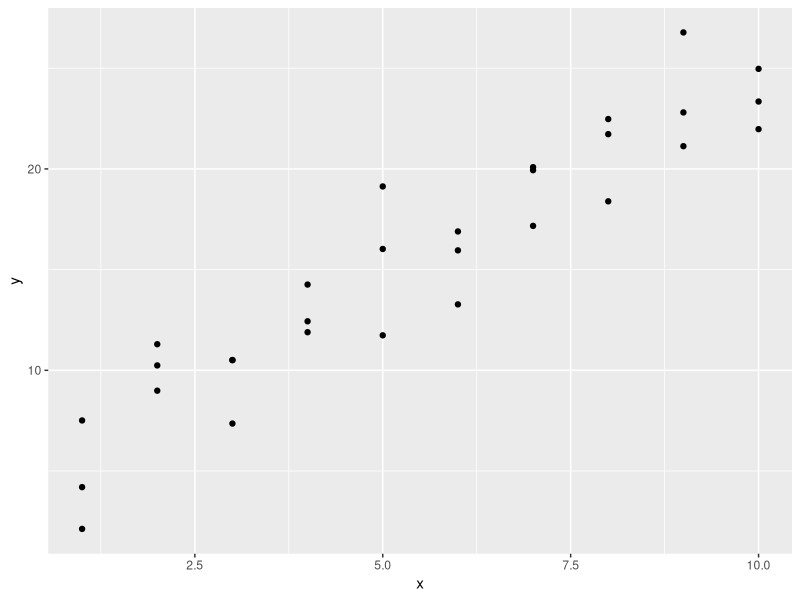
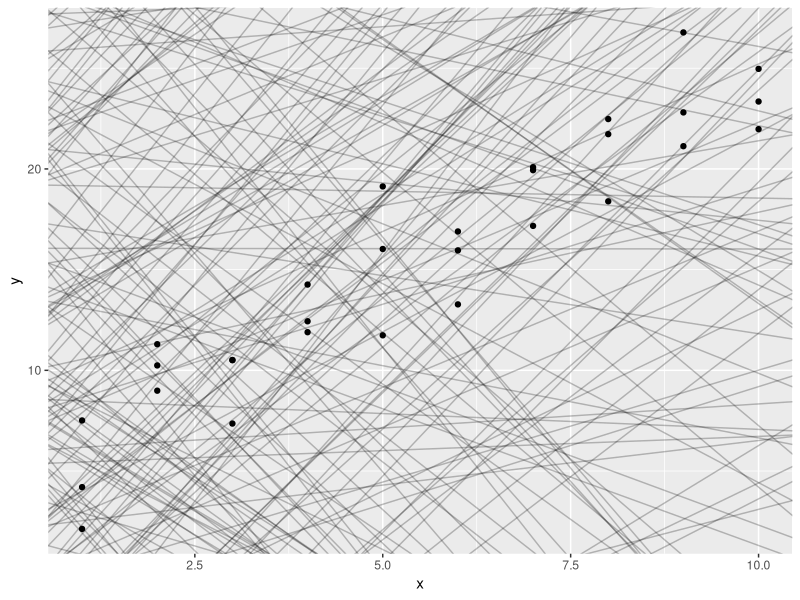
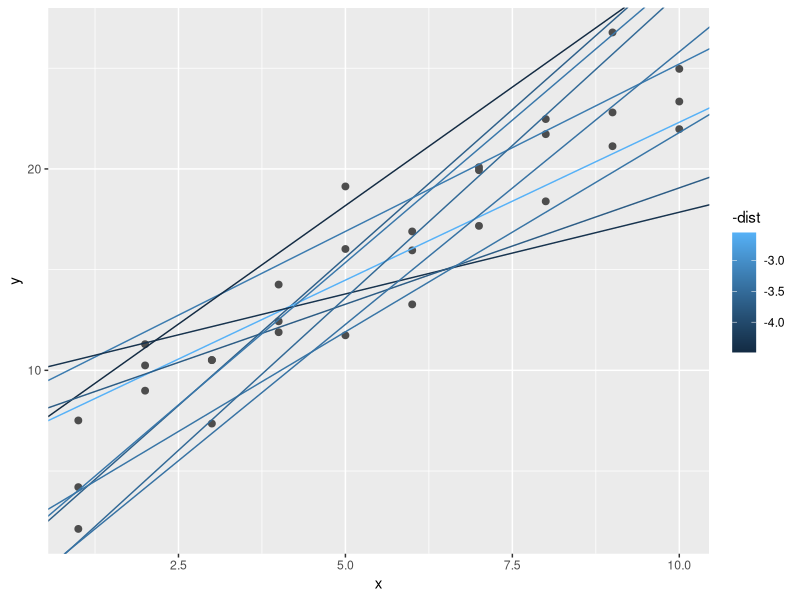
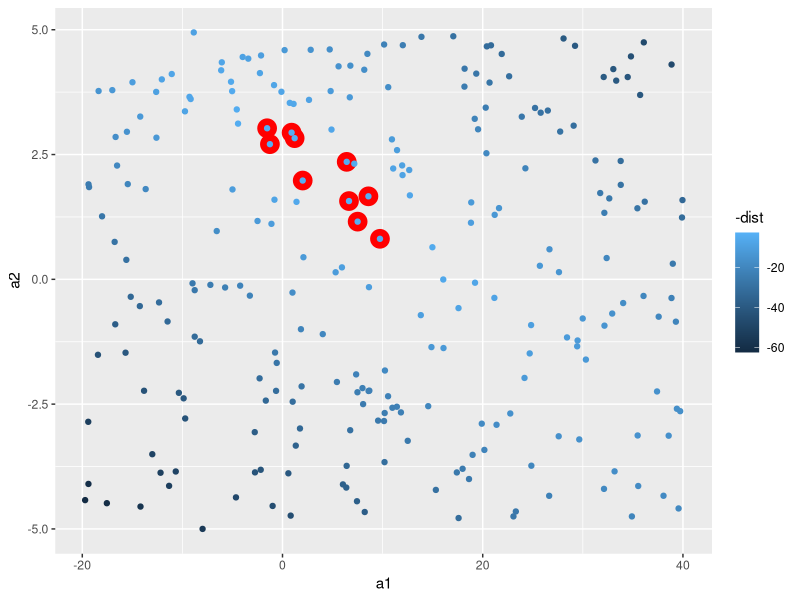
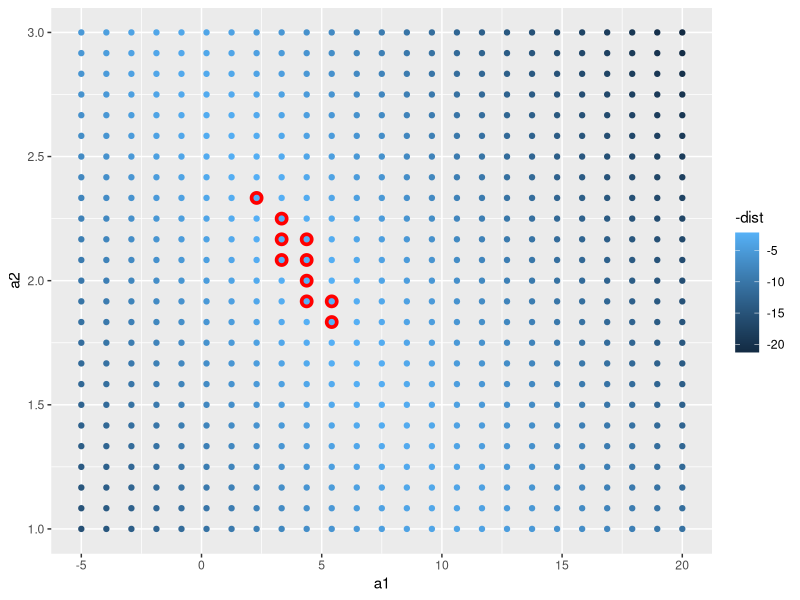
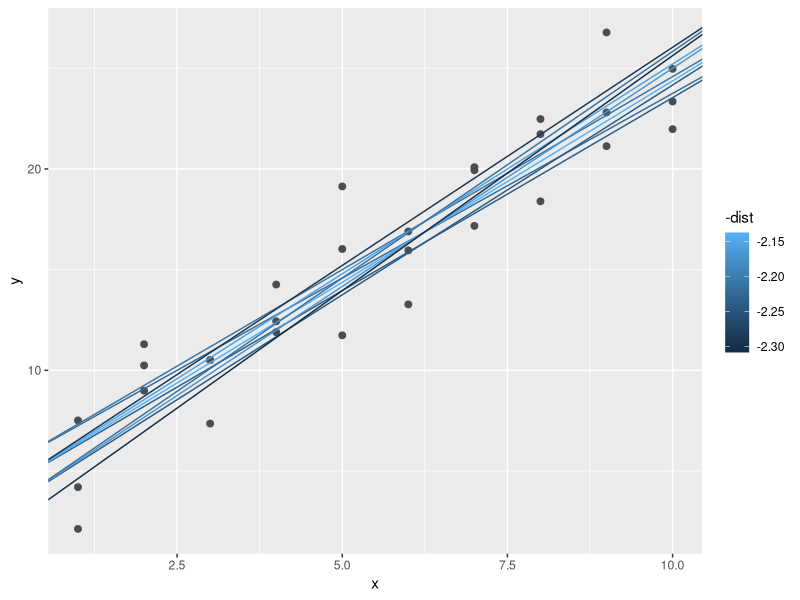
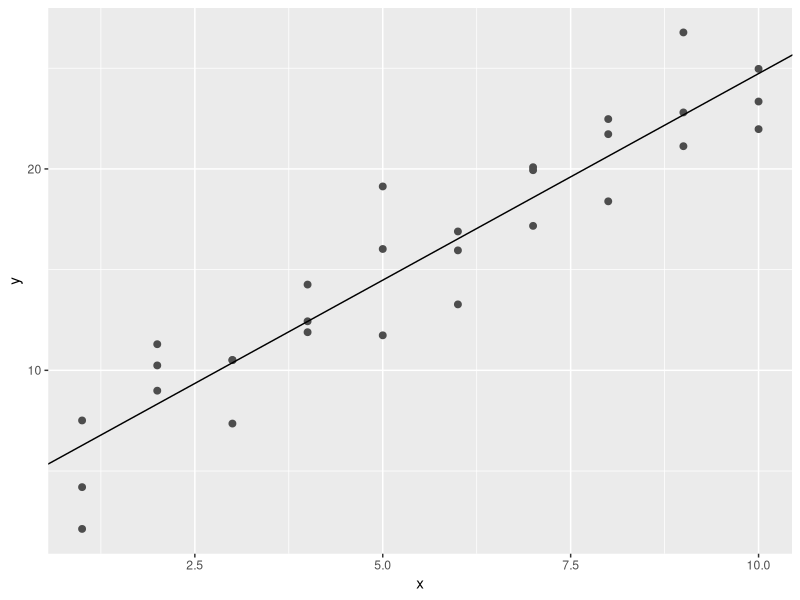
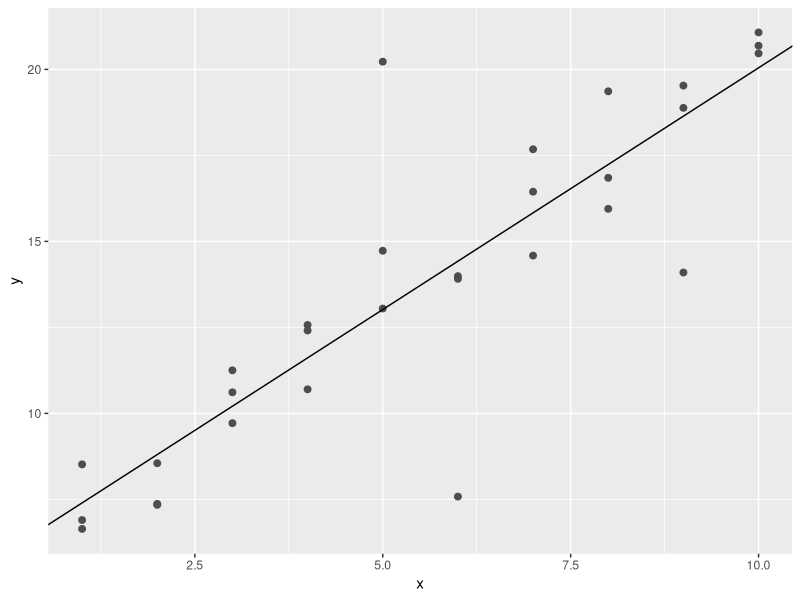

The R source for these figures, in order: (Note: this script raises an error after producing the figures.)
# Model Basics with modelr

#we are going to use models to partition data into patterns and residuals(residuals represent the difference between observed values and predicted values)
#source Google: Example: If a regression model predicts a student's test score to be 85, and the actual score is 90, the residual is 5. This indicates the model underestimated the score by 5 points.

#strong patterns will hide subtler trends.
# there are two parts to a model:

## 1. first rule is to define a group of models that helps you to capture a pattern (a straight line or a quadratic curve)
### expressing this as an equation will be: 
### y = a_1 * x + a_2 or
### y - a_1 * x ^ a_2
#### x and y are variables from data
#### a_1 and a_2 are parameters to capture patterns

## 2. after this, you will fit the right model from a family of models.

## George Box quote " All models are wrong, but some are useful."

"The goal of a model is not to uncover truth, but to discover a simple approximation that is still useful."

library(tidyverse)

library(modelr)
options(na.action = na.warn)

# A simple model

ggplot(sim1, aes(x, y)) +
  geom_point()

#> we can see a strong pattern in the data.
#> the relationship looks linear: y = a_0 + a_1 * x
#> we can start by using geom_abline() which takes a slope and intercept as parameters

models <- tibble(
  a1 = runif( 250, -20, 40),
  a2 = runif(250, -5, 5)
)

ggplot(sim1, aes(x, y)) +
  geom_abline(
    aes(intercept = a1, slope = a2),
    data = models, alpha = 1/4
  ) +
  geom_point()

#there are way too many models on this plot, we need to find one that is closer to the data.
#to do that, we need to find the distance between each point and the model.

#creating a function, will help us compute the distance.

model1 <- function(a, data) {
  a[1] + data$x * a[2]
}
model1(c(7, 1.5), sim1)

#next, we need to compute an overall distance betweem the predicted and actual values (for exp, we can use root-mean-squared deviation)

measure_distance <- function(mod, data) {
  diff <- data$y - model1(mod, data)
  sqrt(mean(diff ^ 2))
}

measure_distance(c(7, 1.5), sim1)

#we need a helper function.

sim1_dist <- function(a1, a2) {
  measure_distance(c(a1, a2), sim1)
}

models <- models %>% 
  mutate(dist = purrr::map2_dbl(a1, a2, sim1_dist))
models

#next, we can overlay the 10 best models (the way it is shown to us in the graph - brightest colour is the best(smallest distance)).

ggplot(sim1, aes(x, y)) +
  geom_point(size = 2, color = "grey30") +
  geom_abline(
    aes(intercept = a1, slope = a2, colour = -dist),
    data = filter(models, rank(dist) <= 10)
  )

#in the next scatterplot, the red circles are the best models.

ggplot(models, aes(a1, a2)) +
  geom_point(
    data = filter(models, rank(dist) <= 10),
    size = 6, colour = "red"
  ) +
  geom_point(aes(colour = -dist))

#another option is to generate an evenly spaced grid of points (grid search)

grid <- expand.grid(
  a1 = seq(-5, 20, length = 25),
  a2 = seq(1, 3, length = 25)
) %>% 
  mutate(dist = purrr::map2_dbl(a1, a2, sim1_dist))

grid %>% 
  ggplot(aes(a1, a2)) +
  geom_point(
    data = filter(grid, rank(dist) <= 10),
    size = 4, colour = "red"
  ) +
  geom_point(aes(colour = -dist))

#now let's try and overlay the 10 models:

ggplot(sim1, aes(x, y)) +
  geom_point(size = 2, colour = "grey30") +
  geom_abline(
    aes(intercept = a1, slope = a2, colour = -dist),
    data = filter(grid, rank(dist) <= 10)
  )

#we can do this until we get a finer grid (best model), or we can use a tool named Newton-Raphson search.
#the way this works, is by choosing a starting point and look around for the steepest slope, until you can not go any lower.
#we can use optim() for this modeling:

best <- optim(c(0, 0), measure_distance, data = sim1)
best$par
best

ggplot(sim1, aes(x, y)) +
  geom_point(size = 2, colour = "grey30") +
  geom_abline(intercept = best$par[1], slope = best$par[2])

# you can find the best model if you can minimize the distance by modifying the parameters of the model and having a function that defines the distance between a model and a dataset.

#we can also use linear models, in a form of: y = a_1 + a_2 * x_1 + a_3 * x_2 + ... + a_n * x_(n - 1)

#this simple model is the same to a general linear model where n = 2 and x_1 = x

#lm() formulas look like y ~ x, which lm will translate to a function like y = a_1 + a_2 * x

sim1_mod <- lm(y ~ x, data = sim1)
coef(sim1_mod)
#similar results with optim()

#lm finds the closest model in a single step

# Exercises:

#1. One downside of the linear model is that it is sensitive to unusual values because the distance incorporates a squared term. Fit a linear model to the following simulated data, and visualize the results. Rerun a few times to generate different simulated datasets. What do you notice about the model?

sim1a <- tibble(
  x = rep(1:10, each = 3),
  y = x * 1.5 + 6 + rt(length(x), df = 2)
)

#2. One way to make linear odels more robust is to use a different distance measure. For example, instead of root-mean-squared distance, you could use mean-absolute distance:

measure_distance <- function(mod, data) {
  diff <- data$y - make_prediction(mod, data)
  mean(abs(diff))
}

#Use optim() to fit this model to the pervious simulated data and compare it to the linear model.

#3. One challenge with performing numerical optimization is that it's only guaranteeed to find one local optima. What's the problem with optimizing a three-parameter model like this?

model1 <- function(a, data) {
  a[1] + data$x * a[2] + a[3]
}

#Answers:

#1. 

sim1a <- tibble(
  x = rep(1:10, each = 3),
  y = x * 1.5 + 6 + rt(length(x), df = 2)
)

sim1a_modeling <- lm(y ~ x, data = sim1a)
sim1a_modeling
summary(sim1a_modeling)

ggplot(sim1a, aes(x, y)) +
  geom_point(size = 2, color = "grey30") +
  geom_abline(intercept = sim1a_modeling$coefficients[1], slope = sim1a_modeling$coefficients[2])

# We can notice that everytime we're generating different simulated datasets, by running the summary we can see a big difference at the distance between the fitted line and the data.
# These figures, for example min and max should be equally distributed around the line (or better said, to be approximately same distance to 0)
# The first quantile and the third quantile to be equal distance from zero. (the same goes for the median)

#Extras:
view(sim1a)

ggplot(sim1a, aes(x, y)) +
  geom_point()

ggplot(sim1a, aes(x, y)) +
  geom_point(size = 2, colour = "grey30") +
  geom_abline(
    aes(intercept = a1, slope = a2, color = -dist),
    data = filter(models, rank(dist) <= 10)
  )

coef(sim1a_modeling)

hist(resid(sim1a_modeling), nclass = 2)
boxplot(y ~ x, data = sim1a)

sum <- summary(sim1a_modeling)
sum$coefficients

#2.

make_prediction <- function(a, data) {
  a[1] + data$x * a[2]
}

measure_distance <- function(mod, data) {
  diff <- data$y - make_prediction(mod, data)
  mean(abs(diff))
}

optim_ver <- optim(c(0, 0), measure_distance, data = sim1a)
optim_ver$par

coef(sim1a_modeling)

#3.

sim1a <- tibble(
  x = rep(1:10, each = 3),
  y = x * 1.5 + 6 + rt(length(x), df = 2)
)

model1 <- function(a, data) {
  a[1] + data$x * a[2] + a[3]
}

measure_distance_test <- function(mod, data) {
  diff <- data$y - model1(mod, data)
  mean(abs(diff))
}
sim1a
optim_ver <- optim(c(0,0,0), measure_distance_test, data = sim1a)
optim_ver$par
?optim
#one challenge in optimizing a three-parameter model will be that we question if those parameters are related to each other.

#also, every time I run with the third parameter, as our data has got only 2 variables, it shows a significant amount in the difference between the 3 (this is also called sloppiness).


#Visualising Models

# in the following, we are going to understand a model by looking at its predictions.
# we can also see what the model doesn't capture (these residuals are useful because it allow us to use models to remove striking patterns - studying the remaining ones)


# Predictions

#using modelr::data_grid() to generate an evenly spaced grid

grid <- sim1 %>% 
  data_grid(x)
grid

# using modelr::add_predictions() to add the predictions from the model to a new column

grid <- grid %>% 
  add_predictions(sim1_mod)
grid

ggplot(sim1, aes(x)) +
  geom_point(aes(y = y)) +
  geom_line(
    aes(y = pred),
    data = grid,
    color = "red",
    size = 1
  )

# Residuals

#flip side of predictions

sim1 <- sim1 %>% 
  add_residuals(sim1_mod)
sim1

#here we can understand the spread of the residuals

ggplot(sim1, aes(resid)) +
  geom_freqpoly(binwidth = 0.5)

ggplot(sim1, aes(x, resid)) +
  geom_ref_line(h = 0) +
  geom_point()

# Exercises:

#1. Instead of using lm() to fit a straight line, you can use loess() to fit a smooth curve. Repeat the process of model fitting, grid generation, predictions, and visualisation on sim1 using loess() instead of lm(). How does the result compare to geom_smooth()?

#2. add_predictions() is paired with gather_predictions() and spread_predictions(). How do these three functions differ?

#3. What does geom_ref_line() do? What package does it come from? Why is displaying a reference line in plots showing residuals useful and important?

#4. Why might you want to look at a frequency polygon of absolute residuals? What are the pros and cons comapred to looking at the raw residuals?

# Answers:

#1.

sim1_modeling_loess <- loess(y ~ x, data = sim1)
sim1_modeling_loess

sim1_modeling_lm <- lm(y ~ x, data = sim1)
sim1_modeling_lm

sim1 <- sim1 %>% 
  add_residuals(sim1_modeling_lm) %>% 
  add_predictions(sim1_modeling_lm) %>% 
  add_residuals(sim1_modeling_loess) %>% 
  add_predictions(sim1_modeling_loess)

loess_plot <- ggplot(
  sim1, aes(x, y)) +
  geom_point() +
  geom_line(aes(x, pred), data = sim1, color = "green")
loess_plot

sim1_modeling_lm_resid <- sim1 %>% add_residuals(sim1_modeling_lm)
sim1_modeling_lm_resid

sim1_modeling_loess_resid <- sim1 %>% add_residuals(sim1_modeling_loess)
sim1_modeling_loess_resid

ggplot() +
  geom_freqpoly(data = sim1_modeling_lm_resid, aes(resid), color = "blue") +
  geom_freqpoly(data = sim1_modeling_loess_resid, aes(resid), color = "green")


#let's try geom_smooth()

loess_plot +
  geom_smooth(method = "loess", color = "red", se = FALSE)

#they're identical

#2.

?add_predictions
add_predictions(data, model, var = "pred", type = NULL)

spread_predictions(data, ..., type = NULL)

gather_predictions(data, ..., .pred = "pred", .model = "model", type = NULL)

#spread_predictions adds one column for each model. gather_predictions adds two columns .model and .pred, and repeats the input rows for each model.

#3.

help("geom_ref_line")
#Add a reference line (ggplot2).
#package modelr

#4.

ggplot() +
  geom_freqpoly(data = sim1_modeling_lm_resid, aes(abs(resid)), color = "blue")

# the difference between the 2 is that the absolute residuals removes the negative signs,
#I believe it is good to be used, in case our raw residual is wrong, and we can see how the prediction would look like differently.

#we can never see with the absolute residual if it is under or over fitted.


# Formulas and Model Families

#recap:
?facet_wrap
p <- ggplot(mpg, aes(displ, hwy)) + geom_point()
view(p)
p + facet_wrap(vars(class))

?facet_grid
p + facet_grid(rows = vars(drv))
?model_matrix() #can be used to see what R actually does, each column is associated with one coefficient in the model, the formula: y = a_1 * out1 + a_2 * out_2
model_matrix(mtcars, mpg ~ cyl)

#> the majority of modeling functions in R use a standard conversion from formulas to functions.
#> for example: y ~ x is similar to y = a_1 + a_2 * x

df <- tribble(
  ~y,  ~x1,  ~x2,
   4,    2,    5,
   5,    1,    6
)

model_matrix(df, y ~ x1)

#we can drop the column of 1 with:
model_matrix(df, y ~ x1 - 1)

model_matrix(df, y ~ x1 + x2)


# Categorical variables

#generating a function from a formula is easy when the predictor is continuous, but complicated when the predictor is categorical.

df <- tribble(
   ~ sex,    ~ response,
  "male",    1,
  "female",  2,
  "male",    1
)

model_matrix(df, response ~ sex)

ggplot(sim2) +
  geom_point(aes(x, y))

mod2 <- lm(y ~ x, data = sim2)

grid <- sim2 %>% 
  data_grid(x) %>% 
  add_predictions(mod2)
grid

#a model with a categorical x will predict the mean value for each category, because the mean minimizes the root-mean-squared distance.

#let's see this on the next graph, overlaying the predictions on top of the data:

ggplot(sim2, aes(x)) +
  geom_point(aes(y = y)) +
  geom_point(
    data = grid,
    aes(y = pred),
    color = "red",
    size = 4
  )

tibble(x = "e") %>% 
  add_predictions(mod2) #this wont work because our data hasn't got the variable e

# Interactions (Continuous and Categorical)

#let's see what happens when you combine a categorical and continuous variable, we are using sim3 for this simulation.

ggplot(sim3, aes(x1, y)) +
  geom_point(aes(colour = x2))

sim3

#there are 2 possible models that we can use:

mod1 <- lm(y ~ x1 + x2, data = sim3)
mod2 <- lm(y ~ x1 * x2, data = sim3)

# the PLUS in our equation, will make the model estimate each effect independent of all the others.
# we can us MULTIPLY (asterix) and in this case both the individual and interaction components are included in the model: y ~ x1 * x2 will be y = a_0 + a_1 * a1 + a_2 * a2 + a_12 * a1 * a2

#to visualise these models, we use two tricks:
?data_grid
data_grid(mtcars, vs, am) # To visualise a model, it is very useful to be able to generate an evenly spaced grid of points from the data. data_grid helps you do this by wrapping around tidyr::expand().

##> in our case, because we got 2 predictors x1 and x2, we need to give data_grid() both variables so it can generate all combinations between the 2.
##> now, to generate predictions for mod1 and mod2, we are using gather_predictions() (this will add as a row) - the complement is spread_predictions()
##> the result will be:
?gather_predictions

grid <- sim3 %>% 
  data_grid(x1, x2) %>% 
  gather_predictions(mod1, mod2)
grid

ggplot(sim3, aes(x1, y, colour = x2)) +
  geom_point() +
  geom_line(data = grid, aes(y = pred)) +
  facet_wrap(~ model)

#INFO! - the model that uses + has the same slope for each line, but different intercepts.
#      - the model that uses * has a different slope and intercept for each line.

#let's find out which model is better for this data:

sim3 <- sim3 %>% 
  gather_residuals(mod1, mod2)

ggplot(sim3, aes(x1, resid, colour = x2)) +
  geom_point() +
  facet_grid(model ~ x2)


# Interactions ( two continuous )

mod1 <- lm(y ~ x1 + x2, data = sim4)
mod2 <- lm(y ~ x1 * x2, data = sim4)

grid <- sim4 %>% 
  data_grid(
    x1 = seq_range(x1, 5),
    x2 = seq_range(x2, 5)
  ) %>% 
  gather_predictions(mod1, mod2)

grid %>%  view

#seq_range helps us use spaced grid values between minimum and maximum numbers.

# pretty = TRUE will generate a "pretty" sequence.

seq_range(c(0.0123, 0.923423), n = 5)
seq_range(c(0.0123, 0.923423), n = 5, pretty = TRUE)

# trim = 0.1 will trim off 10% of the tail values ( you can also generate values near the center)

x1 <- rcauchy(100)
seq_range(x1, n = 5)

seq_range(x1, n = 5, trim = 0.1)
seq_range(x1, n = 5, trim = 0.25)
seq_range(x1, n = 5, trim = 0.50)

# expand = 0.1 is the opposite of trim() - expending by 10%

x2 <- c(0, 1)
seq_range(x2, n = 5)

seq_range(x2, n = 5, expand = 0.1)
seq_range(x2, n = 5, expand = 0.25)
seq_range(x2, n = 5, expand = 0.5)

ggplot(grid, aes(x1, x2)) +
  geom_tile(aes(fill = pred)) +
  facet_wrap(~ model)

#this grid it is hard to understand, so we can try something different, using geom line:

ggplot(grid, aes(x1, pred, color = x2, group = x2)) +
  geom_line() +
  facet_wrap(~ model)

ggplot(grid, aes(x2, pred, colour = x1, group = x1)) +
  geom_line() +
  facet_wrap(~ model)

#we need to consider both values of x1 and x2 simultaneously in order to predict y.
# the model doesn't have to be perfect, it just has to help you reveal a little more about your data.

# Transformations

#we can perform transformations inside the model formula:
#exp:
log(y) ~ sqrt(x1) + x2 # => y = a_1 + a_2 * x1 * sqrt(x) + a_3 * x2

#if your transformation involves +, *, etc.we need to wrap it in I()
#exp:

y ~ x + I(x ^ 2) # => y = a_1 + a_2 * x + a_3 * x^2
#now, if we forget the I() and specify:
y ~ x ^ 2 + x # this will be y ~ x * x + x meaning that y ~ x ^ 2 + x specifies y = a_1 + a_2 * x 

#you can always use model_matrix to see what the equation is doing:

df <- tribble(
  ~y,   ~x,
   1,    1,
   2,    2,
   3,    3
)

model_matrix(df, y ~ x^2 + x)

model_matrix(df, y ~ I(x^2) + x)

#we can use this transformations to approximate nonlinear functions.

#we can also make use of Taylor's theorem, using a linear function to get arbitrarily close to a smooth function:
y = a_1 + a_2 * x + a_3 * x^2 + a_4 * x ^ 3 #we can do this by using poly():
model_matrix(df, y ~ poly(x, 2)) #the downside of using poly is that outside of the data, polynomials shoot off to positive or negative infinity

#an alternative to poly:
library(splines)
model_matrix(df, y ~ ns(x, 2))

#approximating a non-linear function:
sim5 <- tibble(
  x = seq(0, 3.5 * pi, length = 50),
  y = 4 * sin(x) + rnorm(length(x))
)

ggplot(sim5, aes(x, y)) +
  geom_point()

#fitting 5 models:

mod1 <- lm(y ~ ns(x, 1), data = sim5)
mod2 <- lm(y ~ ns(x, 2), data = sim5)
mod3 <- lm(y ~ ns(x, 3), data = sim5)
mod4 <- lm(y ~ ns(x, 4), data = sim5)
mod5 <- lm(y ~ ns(x, 5), data = sim5)

grid <-  sim5 %>% 
  data_grid(x = seq_range(x, n = 50, expand = 0.1)) %>% 
  gather_predictions(mod1, mod2, mod3, mod4, mod5, .pred = "y")

ggplot(sim5, aes(x, y)) +
  geom_point() +
  geom_line(data = grid, colour = "red") +
  facet_wrap( ~ model)

#the model can not tell you if the behavior is true - we have to rely on theory and science.

# Exercises:

#1. What happens if you repeat the analysis of sim2 using a model without an intercept? What happens to the model equation? What happens to the predictions:

#2. Use model_matrix() to explore the equations generated for the models I fit to sim3 and sim4. Why is * a good shorthand for interaction?

#3. Using the basic principles, convert the formulas in the following two models into functions. (Hint: start by converting the categorical variable into 0-1 variables.)

mod1 <- lm(y ~ x1 + x2, data = sim3)
mod2 <- lm(y ~ x1 * x2, data = sim3)

#4. For sim4, which of mod1 and mod2 is better? I think mod2 does a slightly better job at removing patterns, but it's pretty subtle. Can you come up with a plot to support my claim?

# Answers:

#1. 

mod234 <- lm(y ~ x, data = sim2)

#Source geeksforgeeks: To remove the intercept from a linear model, we manually set the value of intercept zero. In this way, we may not necessarily get the best fit line but the line guaranteed passes through the origin. To set the intercept as zero we add 0 and plus sign in front of the fitting formula. This makes the intercept zero.

mod_Nintercept <- lm(y ~ 0 + x, data = sim2)

grid <- sim2 %>% 
  data_grid(x) %>% 
  add_predictions(mod234)
grid

grid2_interc <- sim2 %>% 
  data_grid(x) %>% 
  add_predictions(mod_Nintercept)
grid2_interc

#we are adding a zero to the model equation, but the predictions remain the same.

#2. 

model_matrix(sim3, y ~ x1 + x2)
model_matrix(sim3, y ~ x1 * x2)
model_matrix(sim4, y ~ x1 * x2)

# * is a good shorthand for interaction because it gives you a wider view of the calculation. 
#Source google: symbol is a shortcut that adds both the individual predictors and their interaction term(s)
?model_matrix

#3. 

mod1 <- lm(y ~ x1 + x2, data = sim3)

mod2 <- lm(y ~ x1 + x2, data = sim3)

#convert categorical variables into 0-1 variables

sim3 <- sim3 %>% mutate(present = 1) %>% spread(x2, present, fill = 0)
sim3

mod1 <- lm(y ~ x1 + a + b + c + d, data = sim3)
mod2 <- lm(y ~ x1 * a * b * c * d, data = sim3)

head(model.matrix(data = sim3, y ~ x1 * a * b *c * d))

#4.

mod1 <- lm(y ~ x1 + x2, data = sim4)
mod2 <- lm(y ~ x1 * x2, data = sim4)

sim4_resid <- gather_residuals(sim4, mod1, mod2) 
sim4_resid %>% view()

ggplot(sim4_resid, aes(resid, colour = model)) +
  geom_freqpoly() +
  geom_rug()

#the absolute value of the residuals

ggplot(sim4_resid, aes(abs(resid), colour = model)) +
  geom_freqpoly() +
  geom_rug()

#we can see the difference between the models by checking the standard deviation.
sim4_resid %>% 
  group_by(model) %>% summarise(resid = sd(resid))


# Missing Values

#R's default behavior is to silently drop the missing values, but options(na.action = na.warn) makes sure you get a warning:

df <- tribble(
  ~x,   ~y,
   1,  2.2,
   2,   NA,
   3,  3.5,
   4,  8.3,
  NA,   10,
)

df
mod <- lm(y ~ x, data = df) #we get the following: Warning message:Dropping 2 rows with missing values 

#to suppress the warning, we set na.action = na.exclude:

mod <- lm(y ~ x, data = df, na.action = na.exclude)

nobs(mod) #check how many observations were used

# Other Model Families

# this chapter was entirely about linear models, which assume a relationship of the form:
# y = a_1 * x1 + a_2 * x2 + ... + a_n * xn

#linear models assume that the residuals have a normal distribution.

#> Generalized linear models: stats::glm() => extend linear models to include noncontinuous responses (exp: binary data or counts). 
#> Generalized additive models: mgcv::gav() => extend generalized linear models to incorporate arbitrary smooth functions. For example, we can write a formula like y ~ s(x) which becomes y = f(x) and let gam estimate what that function is.
#> Penalized linear models: glmnet::glmnet() => add a penalty term to the distance that penalizes complex models.
#> Robus linear models: MASS::rlm() => tweak the distance to downweight points that are very far away.
#> Trees: rpart::rpart() => attack the problem in a completely different way than linear models. Trees aren't terribly effective by themselves, but very powerful when used in aggregate by models like random forests: randomForest::randomForest() or gradient boosting machines: xgboost::xgboost.

#> These models work similarly from a programming perspective. Being a skilled modeler is a mixture of some good general principles and having a big toolbox of techniques.
